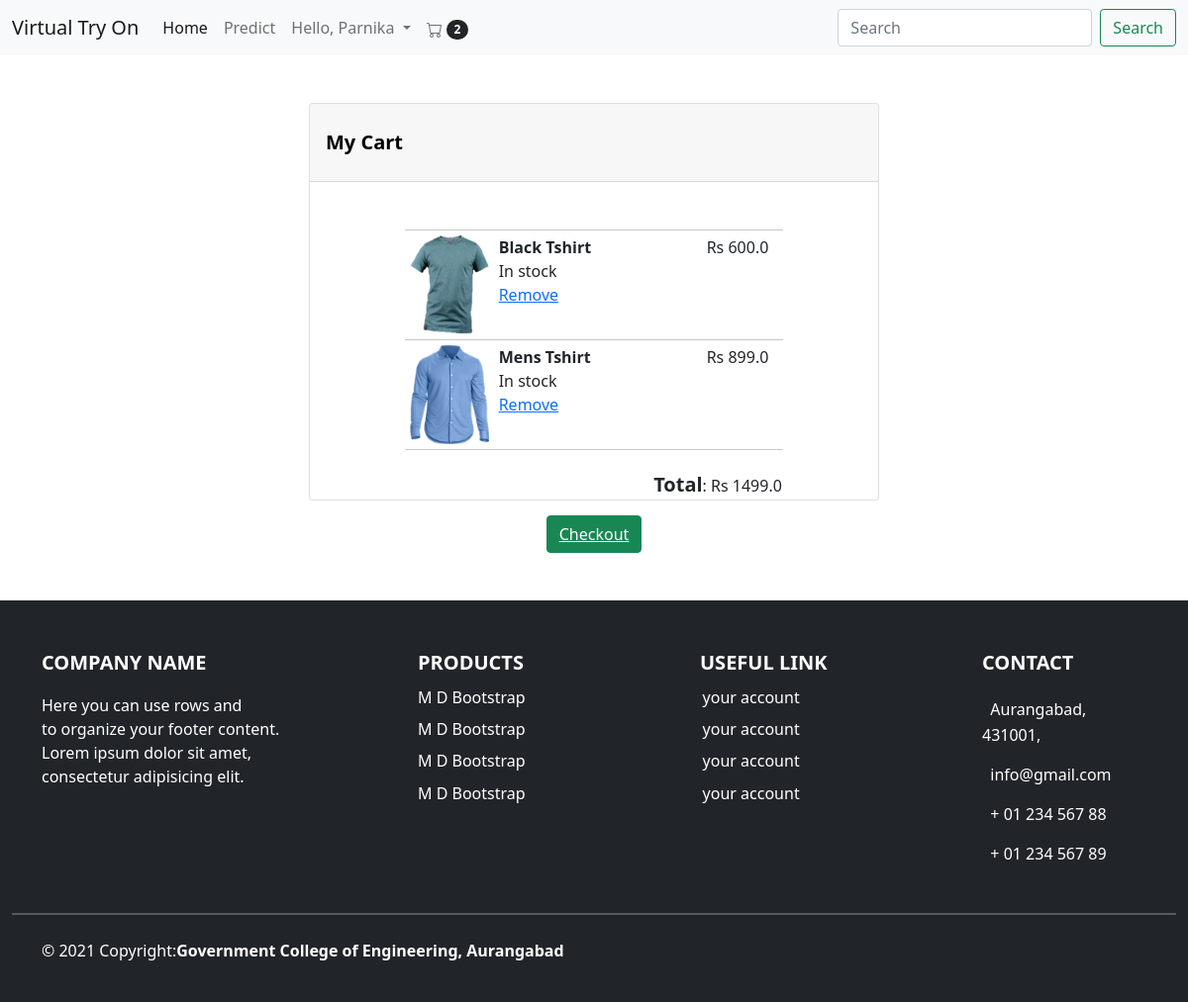
Page /cart (signed in) on the committed database.
### tables this page shows
CREATE TABLE users (userId INTEGER PRIMARY KEY, password TEXT, email TEXT, firstName TEXT, lastName TEXT, address1 TEXT, address2 TEXT, zipcode TEXT, city TEXT, state TEXT, country TEXT, phone TEXT);

CREATE TABLE products (productId INTEGER PRIMARY KEY, name TEXT, price REAL, description TEXT, image TEXT, stock INTEGER, categoryId INTEGER, FOREIGN KEY (categoryId) REFERENCES categories (categoryId));

### main.py (the view)
@app.route("/cart")
def cart():
    if 'email' not in session:
        return redirect(url_for('loginForm'))
    loggedIn, firstName, noOfItems = getLoginDetails()
    email = session['email']
    with sqlite3.connect('database.db') as conn:
        cur = conn.cursor()
        cur.execute("SELECT userId FROM users WHERE email = '" + email + "'")
        userId = cur.fetchone()[0]
        cur.execute("SELECT products.productId, products.name, products.price, products.image FROM products, kart WHERE products.productId = kart.productId AND kart.userId = " + str(userId))
        products = cur.fetchall()
    totalPrice = 0
    for row in products:
        totalPrice += row[2]
    return render_template("cart.html", products = products, totalPrice=totalPrice, loggedIn=loggedIn, firstName=firstName, noOfItems=noOfItems)

### main.py (called while the page is built)
def getLoginDetails():
    with sqlite3.connect('database.db') as conn:
        cur = conn.cursor()
        if 'email' not in session:
            loggedIn = False
            firstName = ''
            noOfItems = 0
        else:
            loggedIn = True
            cur.execute("SELECT userId, firstName FROM users WHERE email = '" + session['email'] + "'")
            userId, firstName = cur.fetchone()
            cur.execute("SELECT count(productId) FROM kart WHERE userId = " + str(userId))
            noOfItems = cur.fetchone()[0]
    conn.close()
    return (loggedIn, firstName, noOfItems)

### templates/cart.html (shortened to what this page needs)
<!DOCTYPE HTML>
<html>
<head>
<link rel="stylesheet" href={{url_for('static', filename='css/cart.css')}} />
<link rel="stylesheet" href={{url_for('static', filename='css/topStyle.css') }} />
<link href="https://cdn.jsdelivr.net/npm/bootstrap@5.0.1/dist/css/bootstrap.min.css" rel="stylesheet"
>
</head>
<body>
	<nav class="navbar d-flex flex-row site-menu navbar-expand-lg navbar-light bg-light">
		<div class="container-fluid">
			 <a class="navbar-brand" href="/">Virtual Try On</a>
			<div class="collapse navbar-collapse" id="navbarSupportedContent">
				<ul class="navbar-nav me-auto mb-2 mb-lg-0">
					<li class="nav-item">
						<a class="nav-link active" aria-current="page" href="/">Home</a>
					</li>
				<li class="nav-item">
					<a class="nav-link " href="#" data-bs-toggle="modal" data-bs-target="#myModal">Predict</a>
				</li>
					{% if not loggedIn %}
					<li class="nav-item">
							<a class="nav-link" href="/loginForm">Sign In</a>
					</li>
					{% else %}
					<li class="nav-item dropdown">
						<a class="nav-link dropdown-toggle" href="#" id="navbarDropdown" role="button"
							data-bs-toggle="dropdown" aria-expanded="false">
							Hello, {{firstName}}
						</a>
					</li>
					{% endif %}
					<li class="nav-item">
						<a class="nav-link " href="/cart">
							  <span class="badge rounded-pill bg-dark">{{noOfItems}}</span>
					</a>
				</ul>
				<form class="d-flex">
					<input class="form-control me-2" type="search" placeholder="Search" aria-label="Search">
					<button class="btn btn-outline-success" type="submit">Search</button>
				</form>
			</div>
		</div>
	</nav>
<div  id="cartItems">
  <div class="col-sm-6 container mt-5 mx-auto">
	<div class="card">
		<div class="card-header">
		  <div class="row pt-3 pb-3">
			<div class="col-xl-6 col-lg-6 col-md-6 col-sm-6 col-6 ">
			  <span style="font-size:20px;font-weight:700;color:grey;color:black">My Cart</span>
			</div>
		  </div>
		</div>
	<div id="tableItems" class="col-sm-8 mt-5 mx-auto">
		{% for row in products %}
		<div>
			<hr id="seperator">
			<div id="itemImage">
				<img src={{url_for('static', filename='uploads/'+row[3])}} id="image"/>
			</div>
			<div id="itemName">
				<span id="itemNameTag">{{row[1]}}</span><br>
				In stock<br>
				<a href="/removeFromCart?productId={{row[0]}}">Remove</a>
			</div>
			<div id="itemPrice">
				 Rs {{row[2]}}
			</div>
		</div>
		{% endfor %}
		<hr id="seperator">
	</div>
		<div  id="total">
			<span id="subtotal">Total</span>: Rs {{totalPrice}}
		</div>
</div>
<div class="text-center">
	<button type="button" class="btn btn-success"><a class="text-white" href="/checkout">Checkout</a></button>
  </div>
</div>
</div>
<div class="container-fluid bg-dark text-white mt-5">
	<div class="container">
	<div class="row ">
	  <div class="col-xl-4 col-lg-4 col-md-4 col-sm-12 col-12 footer pt-5">
		<p style="font-size:20px;text-transform: uppercase;font-weight: 800;" data-aos="slide-right">company name</p>
		<p data-aos="slide-right">Here you can use rows and<br>
		to organize your footer content.<br>
		Lorem ipsum dolor sit amet,<br>
		consectetur adipisicing elit.<br></p>
	  </div>
	  <div class="col-xl-3 pt-5 hide-girl">
		<span style="font-size:20px;text-transform: uppercase;font-weight: 800;" data-aos="zoom-in-left">products</span><br>
		<p style="margin-top:3%" data-aos="slide-up">M D Bootstrap</p>
		<p style="margin-top:-3%" data-aos="slide-up">M D Bootstrap</p>
		<p style="margin-top:-3%" data-aos="slide-up">M D Bootstrap</p>
		<p style="margin-top:-3%;" data-aos="slide-up">M D Bootstrap</p>
	 </div>
	  <div class="col-xl-3 col-lg-4 col-md-4 col-sm-12 col-12 footer  pt-5">
		<span style="font-size:20px;text-transform: uppercase;font-weight: 800;" class="text-center" data-aos="zoom-in-left">useful link</span><br>
		<p style="margin-top:3%;margin-left:1%;"data-aos="fade-up">your account</p>
		<p style="margin-top:-3%;margin-left:1%;"data-aos="fade-up">your account</p>
		<p style="margin-top:-3%;margin-left:1%;"data-aos="fade-up">your account</p>
		<p style="margin-top:-3%;margin-left:1%;"data-aos="fade-up">your account</p>
	  </div>
	  <div class="col-xl-2 col-lg-4 col-md-4 col-sm-12 col-12 footer pt-5 pb-3">
		<p style="font-size:20px;text-transform: uppercase;font-weight: 800;" data-aos="slide-left">contact</p>
		<p data-aos="fade-up">&nbsp; Aurangabad, 431001,</p>
		<p data-aos="fade-up">&nbsp; info@gmail.com</p>
		<p data-aos="fade-up">&nbsp; + 01 234 567 88</p>
		<p data-aos="fade-up">&nbsp; + 01 234 567 89</p>
	  </div>
	</div>
  </div>
  <hr style="color:white;width:100%;border:1px solid">
  <div class="container mt-4 pb-4">
	<div class="row">
	  <div class="col-12 col-xl-6 col-lg-6 col-md-6 col-sm-6 ">
		<p>© 2021 Copyright:<span style="font-weight:600">Government College of Engineering, Aurangabad</span></p>
	  </div>
	  <div class="col-12 col-xl-6 col-lg-6 col-md-6 col-sm-6 icon-head">
	  </div>
	</div>
  </div>
  </div>
</body>
</html>

### static/css/cart.css (style rules this page uses)
#tableItems { margin-left: 20px; margin-right: 20px; margin-top: 20px; margin-bottom: 20px; }
#itemImage { margin-left: 5px; margin-right: 5px; margin-top: 5px; margin-bottom: 5px; height: 100px; float: left; }
#itemName { margin-left: 5px; margin-right: 5px; margin-top: 5px; margin-bottom: 5px; height: 100px; width: 200px; float: left; }
#itemPrice { margin-left: 5px; margin-right: 5px; margin-top: 5px; margin-bottom: 5px; height: 100px; display: inline-block; }
#image { height: 100px; width: 80px; }
#seperator { margin: 0px; max-width: 400px; }
#total { padding-left: 250px; text-align: center; }
#itemNameTag { font-weight: bold; }
#subtotal { font-weight: bold; font-size: 20px; }
.container { width: auto; max-width: 680px; padding: 0 15px; }
.btn-success { margin-top: 15px; }

### static/css/topStyle.css (style rules this page uses)
.dropdown { position: relative; float: left; }

### rows in the picture
users: firstName "Parnika"
products: image (picture), name "Black Tshirt", price "600.0"
products: image (picture), name "Mens Tshirt", price "899.0"

### other values in the picture
{{ noOfItems }} "2"
{{ totalPrice }} "1499.0"
